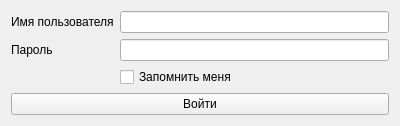
<?xml version="1.0" encoding="UTF-8"?>
<ui version="4.0">
 <class>LoginDialog</class>
 <widget class="QWidget" name="LoginDialog">
  <property name="geometry">
   <rect>
    <x>0</x>
    <y>0</y>
    <width>400</width>
    <height>120</height>
   </rect>
  </property>
  <property name="windowTitle">
   <string>Форма авторизации</string>
  </property>
  <layout class="QVBoxLayout" name="verticalLayout">
   <item>
    <layout class="QFormLayout" name="formLayout">
     <item row="0" column="0">
      <widget class="QLabel" name="usernameLabel">
       <property name="text">
        <string>Имя пользователя</string>
       </property>
      </widget>
     </item>
     <item row="0" column="1">
      <widget class="QLineEdit" name="usernameEdit"/>
     </item>
     <item row="1" column="0">
      <widget class="QLabel" name="passwordLabel">
       <property name="text">
        <string>Пароль</string>
       </property>
      </widget>
     </item>
     <item row="1" column="1">
      <widget class="QLineEdit" name="passwordEdit">
       <property name="echoMode">
        <enum>QLineEdit::Password</enum>
       </property>
      </widget>
     </item>
     <item row="2" column="1">
      <widget class="QCheckBox" name="rememberMeCheckBox">
       <property name="text">
        <string>Запомнить меня</string>
       </property>
      </widget>
     </item>
    </layout>
   </item>
   <item>
    <widget class="QPushButton" name="loginButton">
     <property name="text">
      <string>Войти</string>
     </property>
    </widget>
   </item>
  </layout>
 </widget>
 <resources/>
 <connections/>
</ui>
